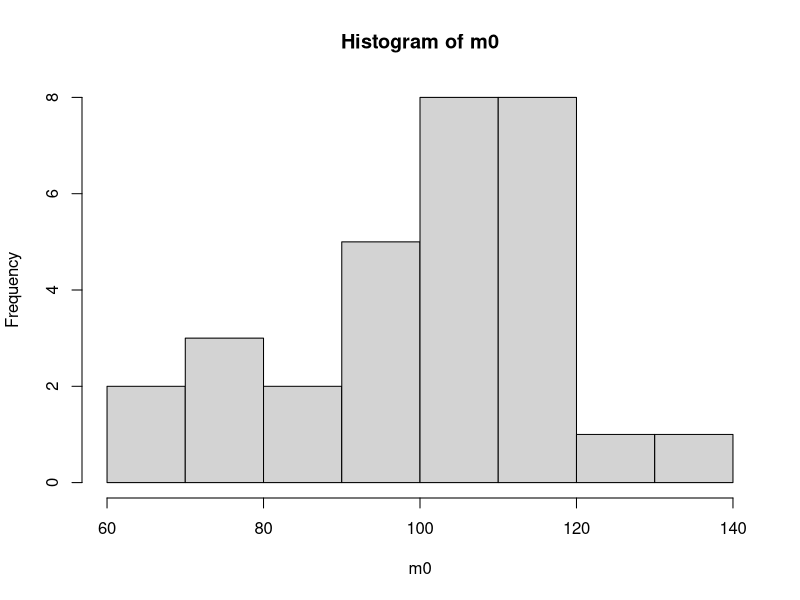
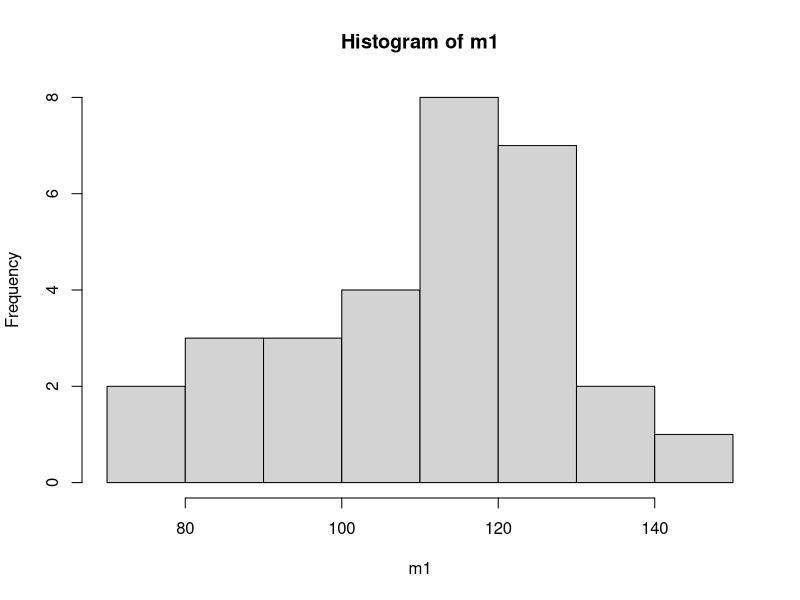
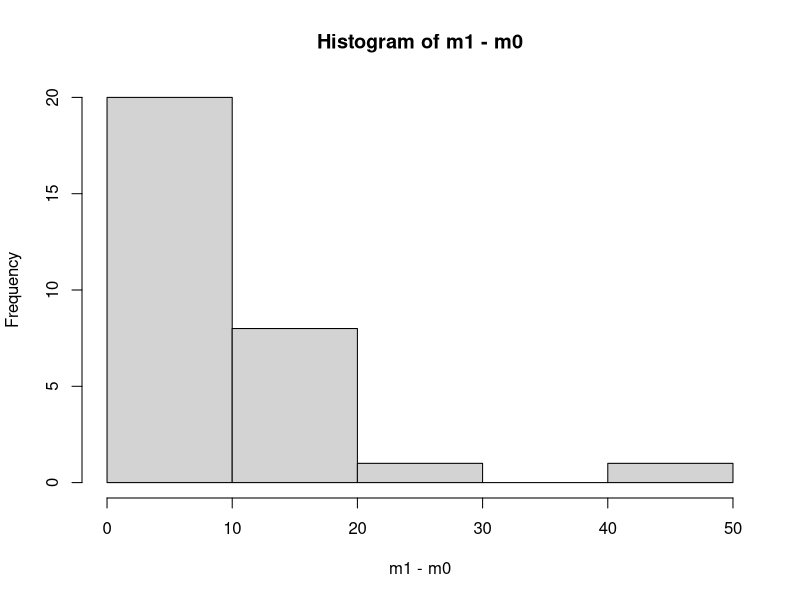
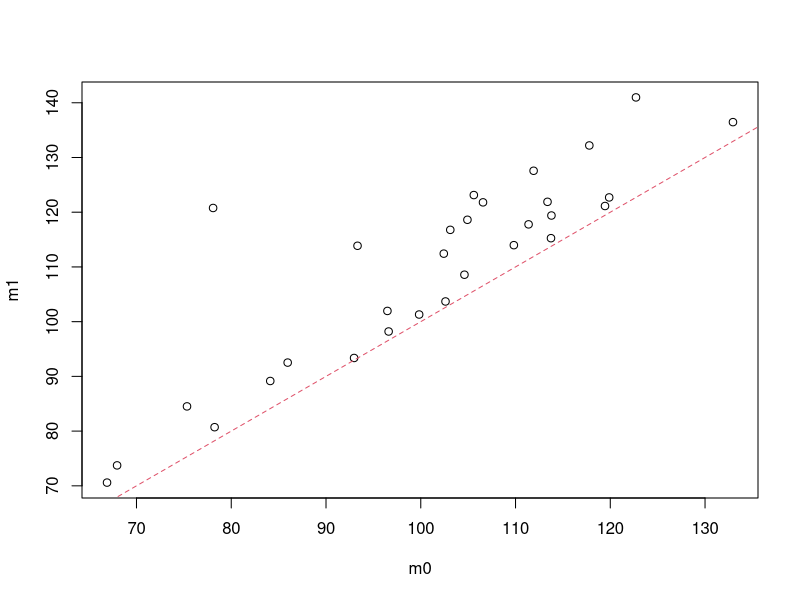
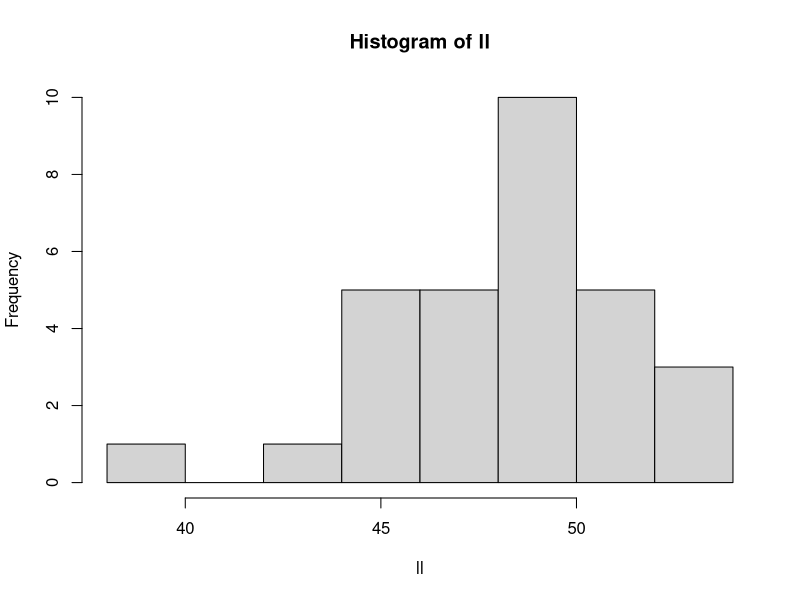
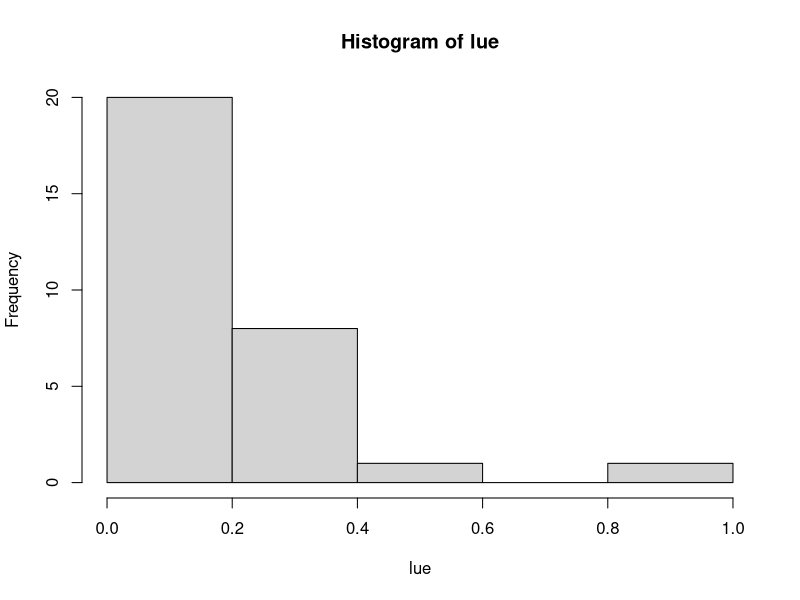
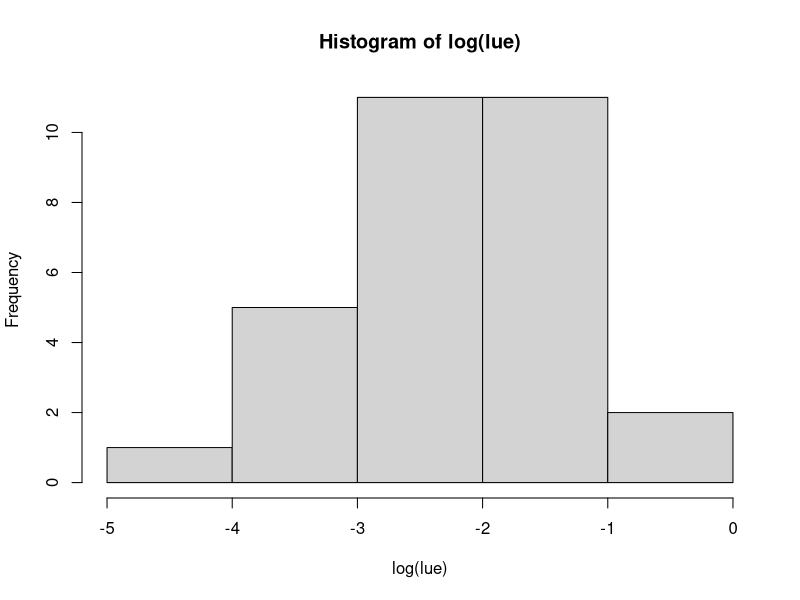
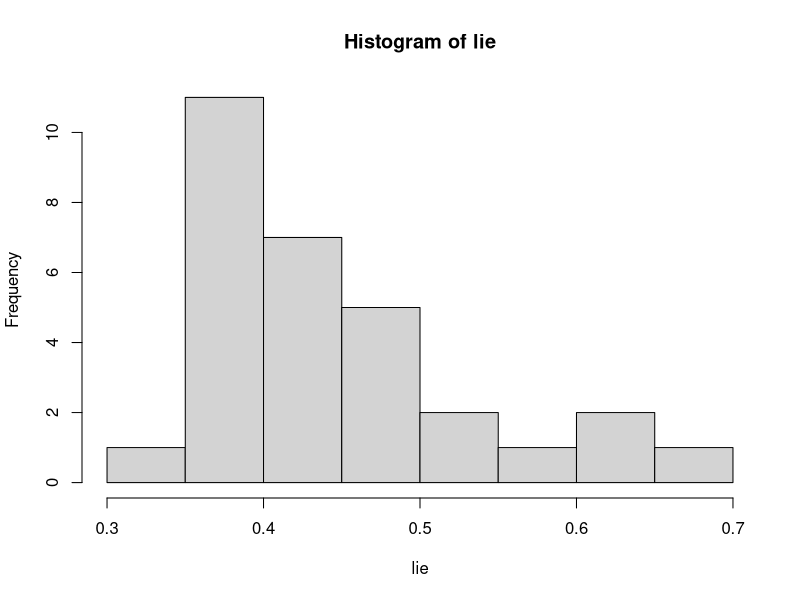

R code for these plots, in order:
### Use actual distributions of initial biomass, biomass increment, and light interception



n = 30
cols = grey(.5,.5)
m0=rnorm(n,100,20)
hist(m0)
m1=m0+rgamma(n,shape=1,scale=10)
#m1=m0+rnorm(n,10,3)
hist(m1)
hist(m1-m0)
plot(m1~m0)
abline(a=0,b=1,lty=2,col=2)
ll=rnorm(n,50,5)
hist(ll)
lue=(m1-m0)/ll
hist(lue)
hist(log(lue))
lie=ll/m1
hist(lie)
hist(log(lie))
#plot(lue~lie,col=cols,pch=16)
#mod = lm(lue~lie)
#summary(mod)
#abline(mod,col=2)
plot(log(lue)~log(lie),col=cols,pch=16)
modlog = lm(log(lue)~log(lie))
summary(modlog)
abline(modlog,col=2)



## SIM2
zz = rnorm(100,10,4) # biomass
xx = 1.5*zz+rnorm(100,0,2.5) # height
yy = 100*zz+rnorm(100,0,100) # crown volume
plot(zz,xx)
plot(zz,yy)
plot(xx,yy)
plot(xx/zz,yy/zz,log="x")
xz = lm(xx~zz)
yz = lm(yy~zz)
plot(xz$residuals,yz$residuals)
summary(lm(xz$residuals~yz$residuals))
